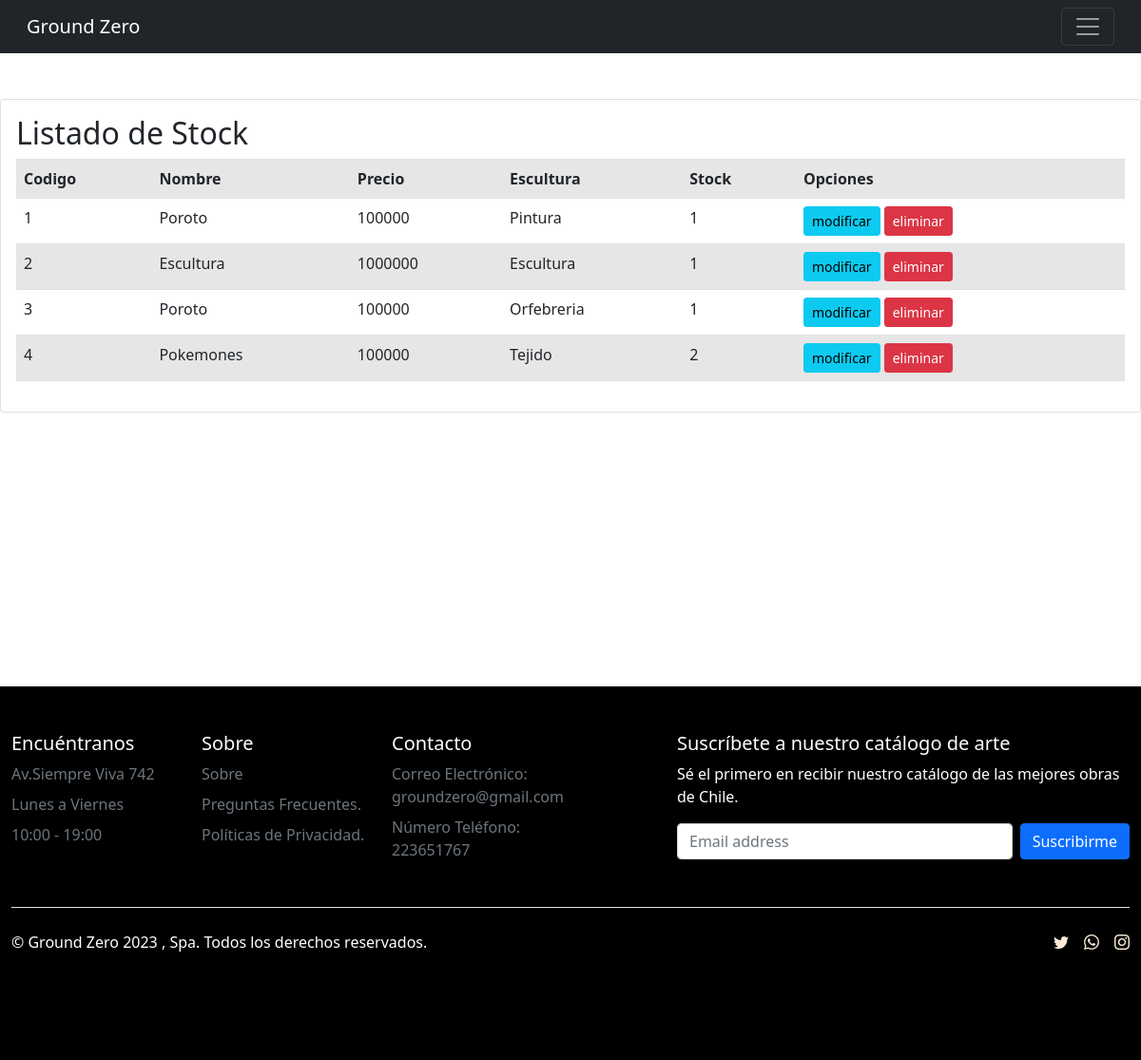
The app's page /listar-productos/ (signed in) with its own data.
### app/models.py (models this page shows, shortened)
class Producto(models.Model):
    codigo = models.CharField(max_length=10)
    nombre = models.CharField(max_length=50 )
    fecha_creacion = models.DateField()
    precio = models.IntegerField()
    stock = models.IntegerField()
    arte = models.ForeignKey(Arte, on_delete=models.PROTECT)
    descripcion = models.CharField(max_length=42)
    imagen = models.ImageField(upload_to="productos", null=True)

class Arte(models.Model):
    nombre = models.CharField(max_length=20)
    def __str__(self):
        return self.nombre

### app/views.py (the view)
# urls.py: path('listar-productos/', listar_productos, name="listar_productos"),
@permission_required('app.view_producto')
def listar_productos(request):
    productos = Producto.objects.all()
    page = request.GET.get('page', 1)
    try:
        paginator = Paginator(productos, 5)
        productos = paginator.page(page)
    except:
        raise Http404
    data = {
        'entity':productos,
        'paginator': paginator
    }
    return render(request, 'app/listar.html', data)

### app/templates/app/listar.html (shortened to what this page needs)
{% extends 'app/base.html' %}
{% block contenido %}
{% load static %}
<br><br>
<div class="card">
    <div class="card-body">
        <h2>Listado de Stock</h2>
        <table class="table table-striped table-hover table-responisve-sm">
            <tr>
                <th>Codigo</th>
                <th>Nombre</th>
                <th>Precio</th>
                <th>Escultura</th>
                <th>Stock</th>
                <th>Opciones</th>
            </tr>
            {% for p in entity %}
            <tr>
                <td>{{p.codigo | title}}</td>
                <td>{{p.nombre | title}}</td>
                <td>{{p.precio | title}}</td>
                <td>{{p.arte | title}}</td>
                <td>{{p.stock | title}}</td>
                <td>{%if perms.app.delete_producto%}
                    <a href="{% url 'modificar_producto' p.id %}" class="btn btn-info btn-sm">modificar</a>
                    {% endif %}
                    {%if perms.app.change_producto%}
                    <a href="#" onclick="eliminarProducto({{p.id}})" class="btn btn-danger btn-sm">eliminar</a>
                    {% endif %}
                </td>
            </tr>
            {% endfor %}
        </table>
    </div>
</div><br><br><br><br><br><br><br><br><br><br><br><br>
{% endblock %}

### records on screen
Producto: codigo "1", nombre "Poroto", precio "100000", arte "Pintura", stock "1"
Producto: codigo "2", nombre "Escultura", precio "1000000", arte "Escultura", stock "1"
Producto: codigo "3", nombre "Poroto", precio "100000", arte "Orfebreria", stock "1"
Producto: codigo "4", nombre "Pokemones", precio "100000", arte "Tejido", stock "2"
